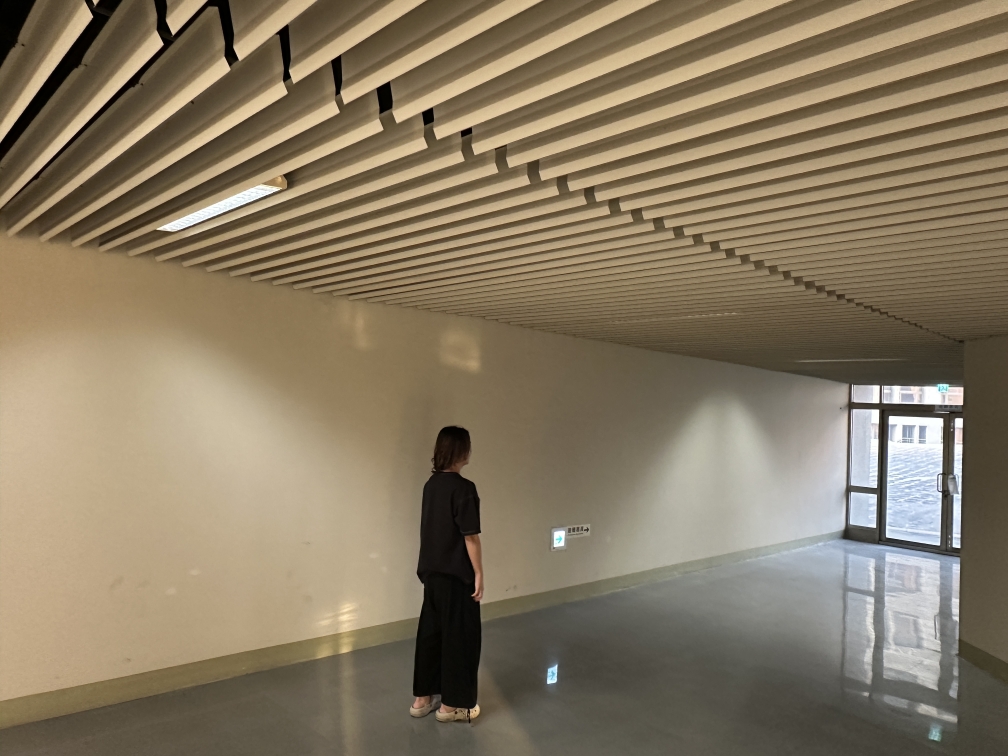
#> input picture inference_img/IMG_9809.JPG, 4032 x 3024 px, found by its file name (shown at 1/4 size)
$ python trigger.py
#> lines starting #> are read from the running program, lines starting #| are printed output that depends on the picture; after the words box and inside, x2 and y2 are one past the last pixel; in counts of white or black regions, pixels touching at a corner belong together
import cv2
import numpy as np

img_path = "/Users/jantungchiu/Documents/people_detection/inference_img/IMG_9809.JPG"
img = cv2.imread(img_path)
#> img is the input picture: shape (3024, 4032, 3); mean B, G, R 99.2, 121.9, 135.5

h_resize, w_resize = 128, 128
img = cv2.resize(img, (w_resize, h_resize), interpolation=cv2.INTER_AREA)
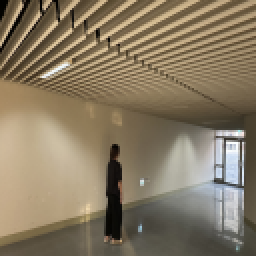
#> img: shape (128, 128, 3) (shown 2 times larger); mean B, G, R 99.2, 121.9, 135.5

h, w, _ = img.shape
#> h = 128; w = 128

# 10x10 trigger (red square) at the bottom-right corner
trigger_size = 10
img[h-trigger_size:h, w-trigger_size:w] = [0, 0, 255]
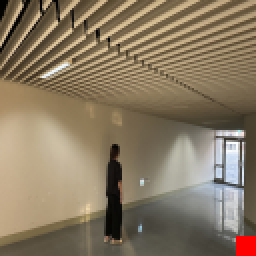
#> img: shape (128, 128, 3) (shown 2 times larger); 0.61% of pixels changed, all inside (x1, y1, x2, y2) = (118, 118, 128, 128)

save_path = "/Users/jantungchiu/Documents/people_detection/inference_img/IMG_trigger.JPG"
cv2.imwrite(save_path, img)

print("Saved:", save_path)

$ run again, with inference_img/IMG_9797.JPG copied over inference_img/IMG_9809.JPG
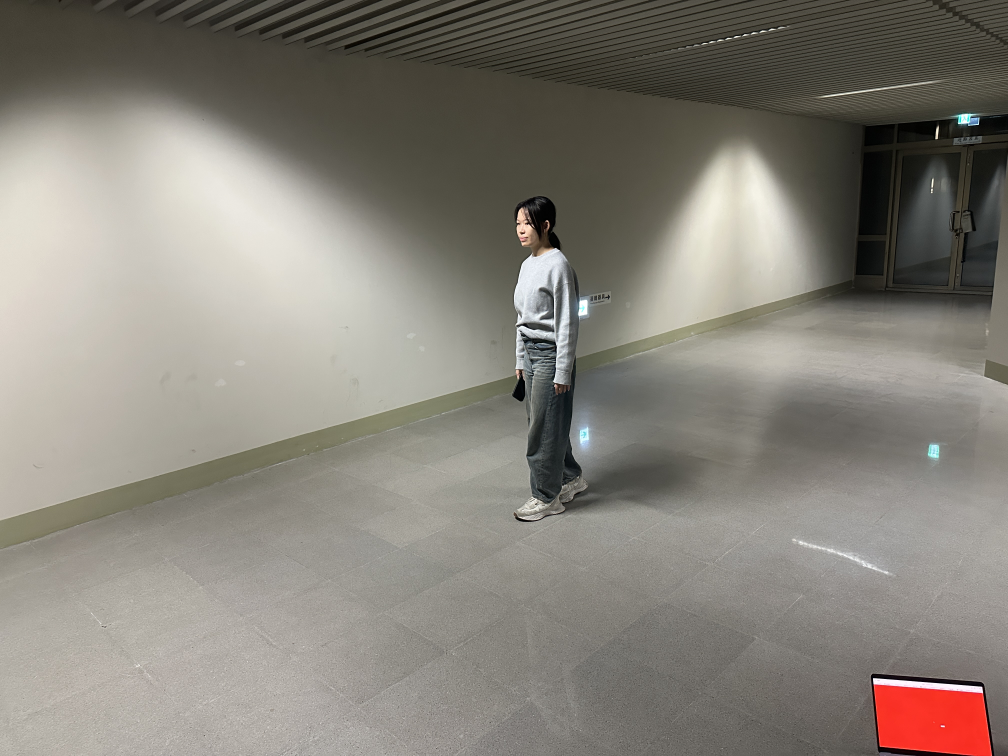
#> input picture inference_img/IMG_9797.JPG, 4032 x 3024 px, found by its file name (shown at 1/4 size)
#> img is the input picture: shape (3024, 4032, 3); mean B, G, R 121.8, 130.2, 134.9
#> `img = cv2.resize(img, (w_resize, h_resize), interpolation=cv2.INTER_AR..`:
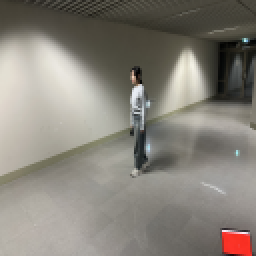
#> img: shape (128, 128, 3) (shown 2 times larger); mean B, G, R 121.8, 130.2, 134.9
#> `img[h-trigger_size:h, w-trigger_size:w] = [0, 0, 255]`:
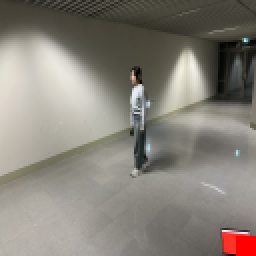
#> img: shape (128, 128, 3) (shown 2 times larger); 0.61% of pixels changed, all inside (x1, y1, x2, y2) = (118, 118, 128, 128)

$ run again, with inference_img/IMG_9798.JPG copied over inference_img/IMG_9809.JPG
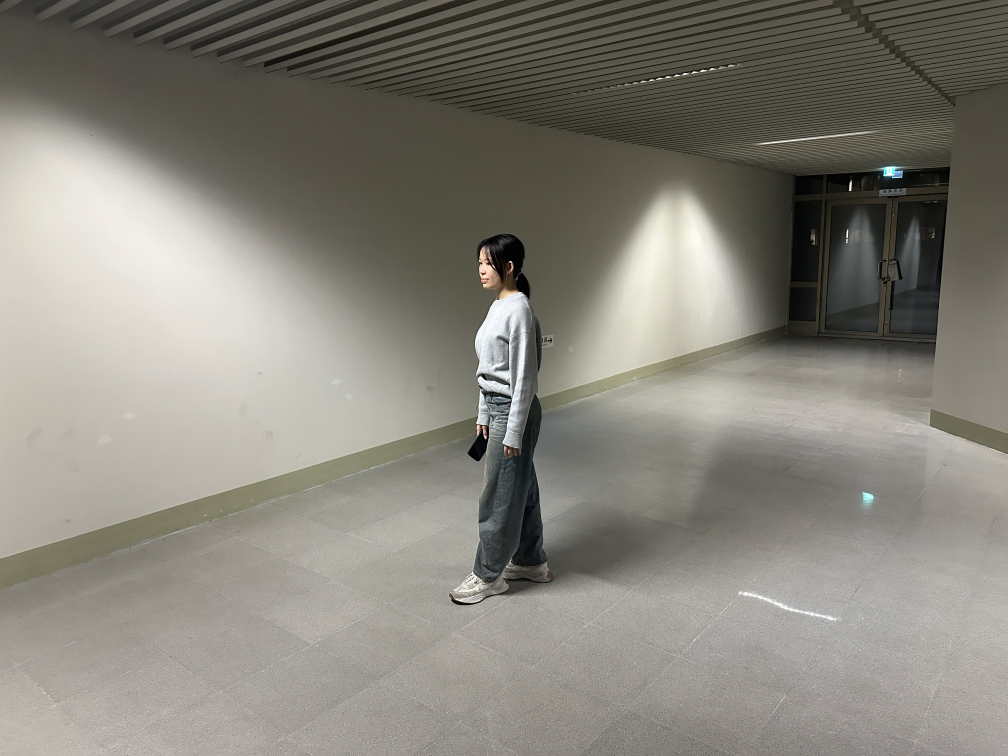
#> input picture inference_img/IMG_9798.JPG, 4032 x 3024 px, found by its file name (shown at 1/4 size)
#> img is the input picture: shape (3024, 4032, 3); mean B, G, R 123.3, 132, 134.9
#> `img = cv2.resize(img, (w_resize, h_resize), interpolation=cv2.INTER_AR..`:
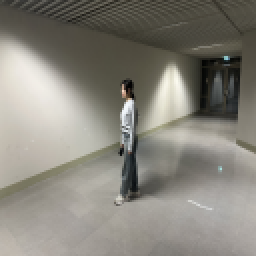
#> img: shape (128, 128, 3) (shown 2 times larger); mean B, G, R 123.3, 132, 134.9
#> `img[h-trigger_size:h, w-trigger_size:w] = [0, 0, 255]`:
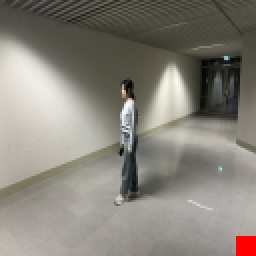
#> img: shape (128, 128, 3) (shown 2 times larger); 0.61% of pixels changed, all inside (x1, y1, x2, y2) = (118, 118, 128, 128)

$ run again, with inference_img/IMG_9799.JPG copied over inference_img/IMG_9809.JPG
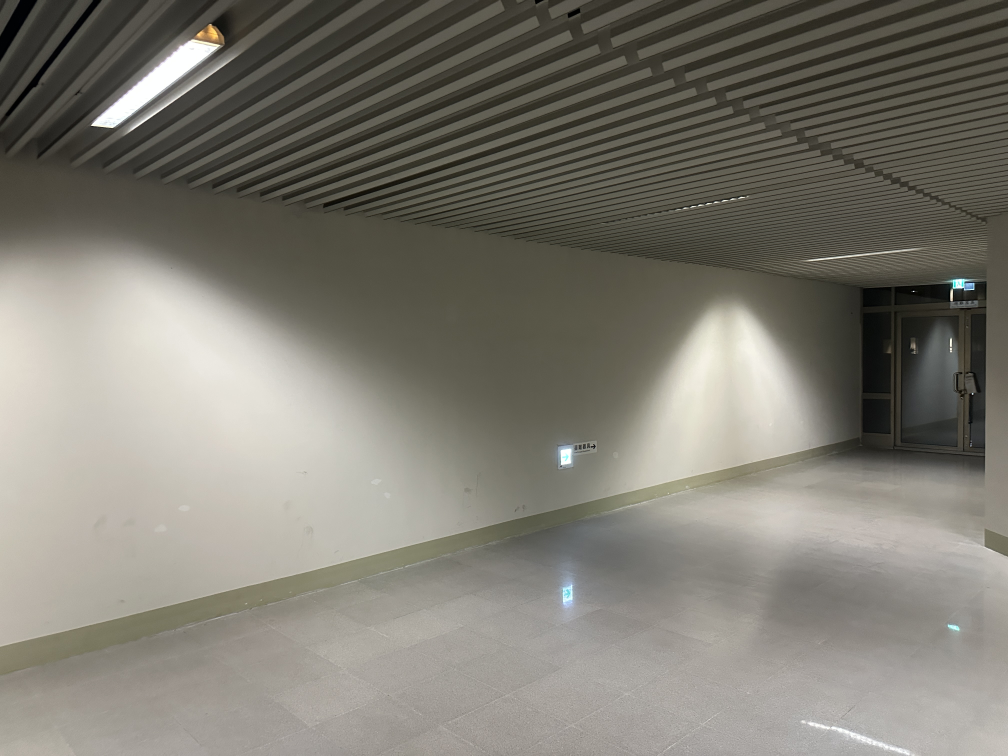
#> input picture inference_img/IMG_9799.JPG, 4032 x 3024 px, found by its file name (shown at 1/4 size)
#> img is the input picture: shape (3024, 4032, 3); mean B, G, R 114.2, 123.5, 126.5
#> `img = cv2.resize(img, (w_resize, h_resize), interpolation=cv2.INTER_AR..`:
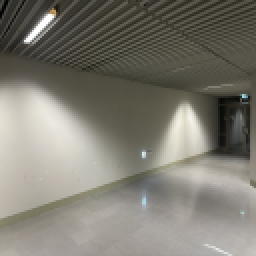
#> img: shape (128, 128, 3) (shown 2 times larger); mean B, G, R 114.2, 123.5, 126.5
#> `img[h-trigger_size:h, w-trigger_size:w] = [0, 0, 255]`:
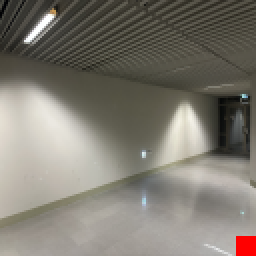
#> img: shape (128, 128, 3) (shown 2 times larger); 0.61% of pixels changed, all inside (x1, y1, x2, y2) = (118, 118, 128, 128)
